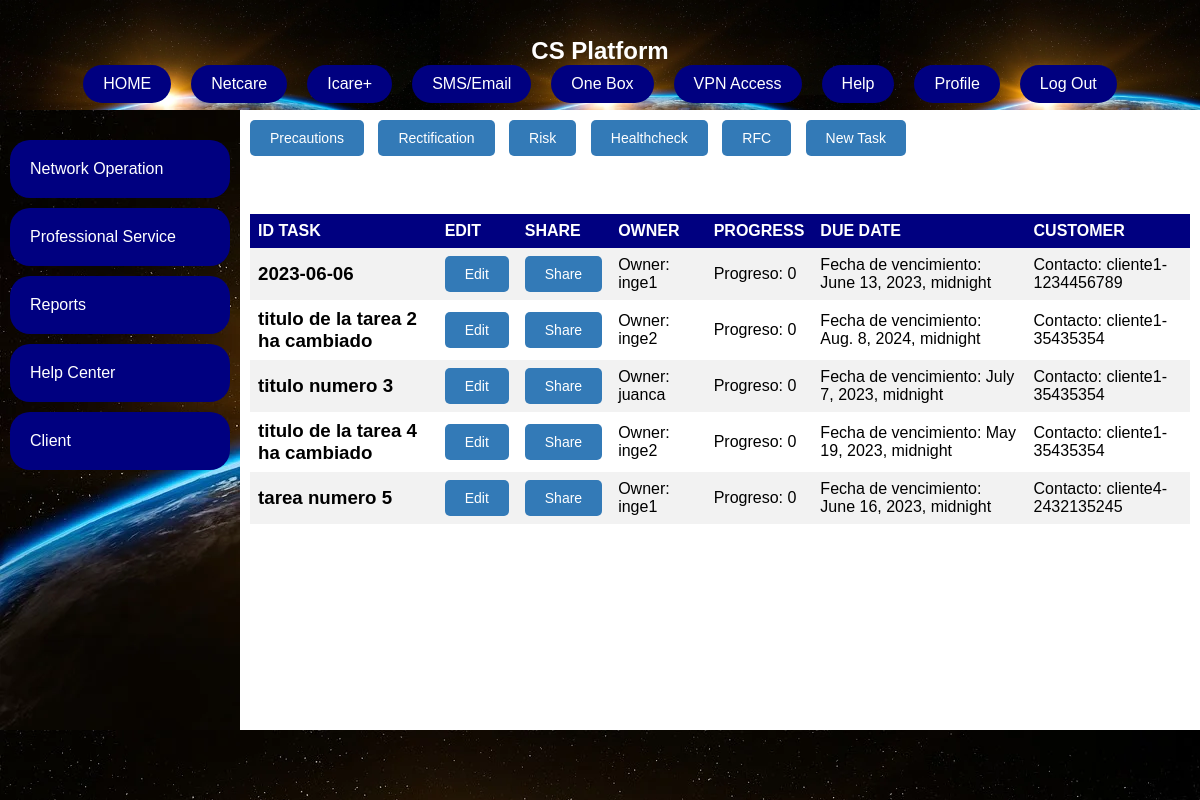
The page /netcare/ on the database its author committed.
### app/models.py (models this page shows)
class Tarea(models.Model):
    titulo = models.CharField(max_length=100)
    descripcion = models.TextField()
    progreso = models.IntegerField(default=0)
    owner = models.ForeignKey(User, on_delete=models.PROTECT)
    fecha_creacion = models.DateTimeField(auto_now_add=True)
    fecha_vencimiento = models.DateTimeField()
    contacto_cliente = models.ForeignKey(Cliente, on_delete=models.PROTECT)

### app/views.py (the view)
# urls.py: path('netcare/', views.netcare, name='netcare'),
def netcare(request):
    clientes=Cliente.objects.all()
    owners=User.objects.all()
    tareas = Tarea.objects.all()
    contexto ={
    'tareas': [],
    'c':clientes,
    'u':owners,
    }
    for tarea in tareas:
        cliente = Cliente.objects.get(id=tarea.contacto_cliente_id)
        tarea.cliente = cliente.nombre+'-'+cliente.contacto  # Agregar el atributo "cliente" a la tarea
        contexto['tareas'].append(tarea)
    return render(request, 'app/netcare.html',contexto)

### app/templates/app/netcare.html (shortened to what this page needs)
{% load static %}
<!DOCTYPE html>
<html lang="en">
<head>
  <link href="{% static 'app/css/netcarestilo.css' %}" rel="stylesheet">
</head>
<html>
<body>
  <div id="contenedor" class="contenedor">
    <div id="header" class="header">
      <h2>CS Platform</h2>
      <nav id="menu" class="menu">
        <a href="{% url 'app:dashboardhws' %}">HOME</a>
        <a href="{% url 'app:netcare' %}">Netcare</a>
        <a href="{% url 'app:icareplus' %}">Icare+</a>
        <a href="{% url 'app:smsEmail' %}">SMS/Email</a>
        <a href="{% url 'app:onebox' %}">One Box</a>
        <a href="{% url 'app:vpnaccess' %}">VPN Access</a>
        <a href="{% url 'app:help' %}">Help</a>
        <a href="{% url 'app:profile' %}">Profile</a>
        <a href="{% url 'app:loginhw' %}">Log Out</a>
      </nav>
    </div>
    <div class="barra">
      <a href="#">Network Operation</a>
      <a href="#">Professional Service</a>
      <a href="#">Reports</a>
      <a href="#">Help Center</a>
      <a href="#">Client</a>
    </div>
    <div class="contenido">
      <div class="tab-buttons">
        <button class="tab-button">Precautions</button>
        <button class="tab-button">Rectification</button>
        <button class="tab-button">Risk</button>
        <button class="tab-button">Healthcheck</button>
        <button class="tab-button">RFC</button>
        <button class="tab-button">New Task</button>
      </div>
      <div class="tab active">
        <h2>Precautions</h2>
        <table>
          <tr>
            <th>ID TASK</th>
            <th>EDIT</th>
            <th>SHARE</th>
            <th>OWNER</th>
            <th>PROGRESS</th>
            <th>DUE DATE</th>
            <th>CUSTOMER</th>
          </tr>
          {%for tarea in tareas%}
          <tr>
            <td class="title">
              <h3>{{tarea.titulo}}</h3>
            </td>
            <td class="edit-btn"><button class="edit-btn">Edit</button></td>
            <td class="compare-btn"><button class="compare-btn">Share</button></td>
            <td class="owner">
              <p>Owner: <span class="owner">{{tarea.owner}}</span></p>
            </td>
            <td class="progress">
              <p>Progreso: <span class="progress">{{tarea.progreso}}</span></p>
            </td>
            <td class="due-date">
              <p>Fecha de vencimiento: <span class="due-date">{{tarea.fecha_vencimiento}}</span></p>
            </td>
            <td class="contact-info">
              <p>Contacto: <span class="contact-info">{{tarea.cliente}}</span></p>
            </td>
          </tr>
          {% endfor %}
        </table>
      </div>
    </div>
    <div class="footer"></div>
  </div>
</body>
</html>

### app/Static/app/css/netcarestilo.css (style rules this page uses)
.contenedor { background-color: #fff; width: 100vw; height: 100vh; display: grid; grid-template: 110px 1fr 70px / 1fr 4fr; grid-template-areas: "header header" "barra contenido" "footer footer"; }
.header { display: flex; justify-content: center; align-items: center; background-color: rgba(0, 0, 128, 0.473); grid-area: header; flex-direction: column; background-image: url('/static/app/image/earthbbb.jpg'); background-size: cover; background-size: auto 200%; color: white; }
.menu { display: flex; justify-content: center; align-items: center; }
.menu a { display: inline-block; margin: 0 10px; padding: 10px 20px; border-radius: 20px; background-color: navy; color: #fff; text-decoration: none; transition: all 0.3s ease-in-out; }
.barra { padding-top: 20px; background-color: rgba(0, 0, 128, 0.473); grid-area: barra; height: 100%; background-image: url('/static/app/image/earthbbb.jpg'); background-size: cover; background-size: auto; }
.barra a { display: block; background-color: navy; color: white; padding: 20px; text-decoration: none; border-radius: 20px; margin: 10px; }
.contenido { background: #fff; grid-area: contenido; padding: 10px; }
.footer { background-color: rgba(0, 0, 128, 0.473); grid-area: footer; background-image: url('/static/app/image/earthbbb.jpg'); background-size: cover; background-size: auto; }
* { box-sizing: border-box; margin: 0; padding: 0; }
body { background-color: #f2f2f2; font-family: Arial, sans-serif; }
body { font-family: Arial, sans-serif; background-color: #f3f3f3; }
table { border-collapse: collapse; width: 100%; }
th, td { text-align: left; padding: 8px; }
th { background-color: navy; color: white; }
tr:nth-child(even) { background-color: #f2f2f2; }
h2 { color: #ffffff; margin-top: 30px; }
button { padding: 10px 20px; background-color: #337ab7; color: #fff; border: none; border-radius: 5px; font-size: 14px; cursor: pointer; transition: background-color 0.3s ease; }
.tab { display: none; }
.tab.active { display: block; }
.tab-buttons { margin-bottom: 20px; }
.tab-buttons button { margin-right: 10px; }

### rows shown on the page
Tarea: titulo "2023-06-06", owner "inge1", progreso "0", fecha_vencimiento "June 13, 2023, midnight", cliente "cliente1-1234456789"
Tarea: titulo "titulo de la tarea 2 ha cambiado", owner "inge2", progreso "0", fecha_vencimiento "Aug. 8, 2024, midnight", cliente "cliente1-35435354"
Tarea: titulo "titulo numero 3", owner "juanca", progreso "0", fecha_vencimiento "July 7, 2023, midnight", cliente "cliente1-35435354"
Tarea: titulo "titulo de la tarea 4 ha cambiado", owner "inge2", progreso "0", fecha_vencimiento "May 19, 2023, midnight", cliente "cliente1-35435354"
Tarea: titulo "tarea numero 5", owner "inge1", progreso "0", fecha_vencimiento "June 16, 2023, midnight", cliente "cliente4-2432135245"
